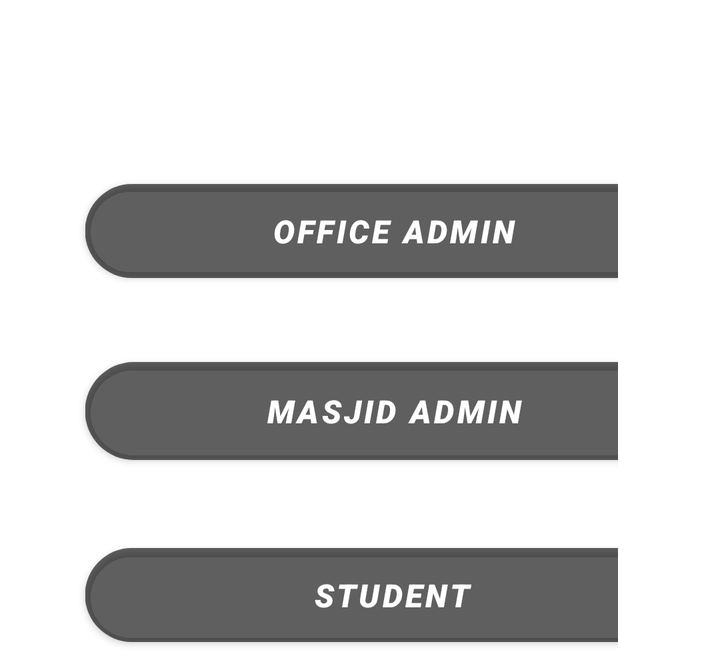
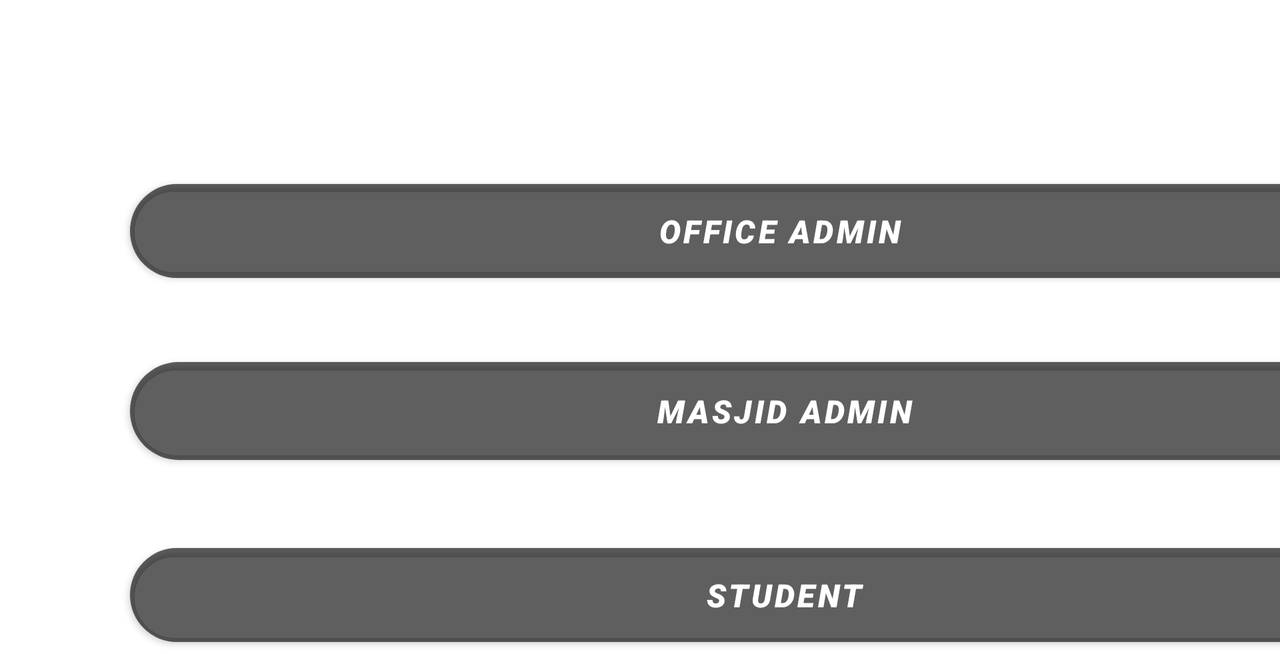

An Android layout and its configuration variant, each rendered on a device that would load it. The default file and the variant file are quoted in full after the pictures.
<!-- AndroidManifest.xml: application theme Theme.TheNewCollege -->
<!-- res/layout/activity_launcher.xml -->
<?xml version="1.0" encoding="utf-8"?>
<androidx.constraintlayout.widget.ConstraintLayout xmlns:android="http://schemas.android.com/apk/res/android"
    xmlns:app="http://schemas.android.com/apk/res-auto"
    xmlns:tools="http://schemas.android.com/tools"
    android:layout_width="wrap_content"
    android:layout_height="wrap_content"
    tools:context=".launcherActivity">

    <LinearLayout
        android:layout_width="match_parent"
        android:layout_height="match_parent"
        android:animateLayoutChanges="false"
        android:background="@drawable/appbg"
        android:orientation="vertical"
        app:layout_constraintBottom_toBottomOf="parent"
        app:layout_constraintEnd_toEndOf="parent"
        app:layout_constraintStart_toStartOf="parent"
        app:layout_constraintTop_toTopOf="parent">

        <Space
            android:layout_width="match_parent"
            android:layout_height="86dp" />

        <Button
            android:id="@+id/btnoadmin"
            android:layout_width="309dp"
            android:layout_height="59dp"
            android:backgroundTint="@color/material_on_surface_disabled"
            android:fontFamily="sans-serif-black"
            android:text="OFFICE ADMIN"
            android:textSize="16sp"
            android:textStyle="italic"
            android:translationX="42.5dp"
            app:cornerRadius="100dp" />

        <Space
            android:layout_width="match_parent"
            android:layout_height="30dp" />

        <Button
            android:id="@+id/btnmadmin"
            android:layout_width="309dp"
            android:layout_height="61dp"
            android:backgroundTint="@color/material_on_surface_disabled"
            android:fontFamily="sans-serif-black"
            android:text="MASJID ADMIN"
            android:textSize="16sp"
            android:textStyle="italic"
            android:translationX="42.5dp"
            app:cornerRadius="100dp" />

        <Space
            android:layout_width="match_parent"
            android:layout_height="wrap_content" />

        <Space
            android:layout_width="match_parent"
            android:layout_height="32dp" />

        <Button
            android:id="@+id/btnstudent"
            android:layout_width="307dp"
            android:layout_height="59dp"
            android:backgroundTint="@color/material_on_surface_disabled"
            android:fontFamily="sans-serif-black"
            android:text="STUDENT"
            android:textSize="16sp"
            android:textStyle="italic"
            android:translationX="42.5dp"
            app:cornerRadius="100dp" />

        <Space
            android:layout_width="match_parent"
            android:layout_height="wrap_content" />

    </LinearLayout>
</androidx.constraintlayout.widget.ConstraintLayout>
<!-- resources referenced by this layout -->
<resources>
  <style name="Theme.TheNewCollege" parent="Theme.MaterialComponents.DayNight.DarkActionBar">
          
          <item name="colorPrimary">@color/purple_500</item>
          <item name="colorPrimaryVariant">@color/purple_700</item>
          <item name="colorOnPrimary">@color/white</item>
          
          <item name="colorSecondary">@color/teal_200</item>
          <item name="colorSecondaryVariant">@color/teal_700</item>
          <item name="colorOnSecondary">@color/black</item>
          
          <item name="android:statusBarColor" tools:targetApi="l">?attr/colorPrimaryVariant</item>
          
      </style>
  <color name="purple_500">#FF6200EE</color>
  <color name="purple_700">#EE2400</color>
  <color name="white">#FFFFFFFF</color>
  <color name="teal_200">#FF03DAC5</color>
  <color name="teal_700">#FF018786</color>
  <color name="black">#FF000000</color>
</resources>
<!-- res/layout-land/activity_launcher.xml (the repository's variant of the layout above) -->
<!-- drawn on the phone turned sideways -->
<?xml version="1.0" encoding="utf-8"?>
<androidx.constraintlayout.widget.ConstraintLayout xmlns:android="http://schemas.android.com/apk/res/android"
    xmlns:app="http://schemas.android.com/apk/res-auto"
    xmlns:tools="http://schemas.android.com/tools"
    android:layout_width="wrap_content"
    android:layout_height="wrap_content"
    tools:context=".launcherActivity">

    <LinearLayout
        android:layout_width="match_parent"
        android:layout_height="match_parent"
        android:animateLayoutChanges="false"
        android:background="@drawable/appbglandscape"
        android:orientation="vertical"
        tools:layout_editor_absoluteX="0dp"
        tools:layout_editor_absoluteY="175dp">

        <Space
            android:layout_width="match_parent"
            android:layout_height="86dp" />

        <Button
            android:id="@+id/btnoadmin"
            android:layout_width="650dp"
            android:layout_height="59dp"
            android:backgroundTint="@color/material_on_surface_disabled"
            android:fontFamily="sans-serif-black"
            android:text="OFFICE ADMIN"
            android:textSize="16sp"
            android:textStyle="italic"
            android:translationX="65dp"
            app:cornerRadius="100dp" />

        <Space
            android:layout_width="match_parent"
            android:layout_height="30dp" />

        <Button
            android:id="@+id/btnmadmin"
            android:layout_width="654dp"
            android:layout_height="61dp"
            android:backgroundTint="@color/material_on_surface_disabled"
            android:fontFamily="sans-serif-black"
            android:text="MASJID ADMIN"
            android:textSize="16sp"
            android:textStyle="italic"
            android:translationX="65dp"
            app:cornerRadius="100dp" />

        <Space
            android:layout_width="match_parent"
            android:layout_height="32dp" />

        <Button
            android:id="@+id/btnstudent"
            android:layout_width="654dp"
            android:layout_height="59dp"
            android:backgroundTint="@color/material_on_surface_disabled"
            android:fontFamily="sans-serif-black"
            android:text="STUDENT"
            android:textSize="16sp"
            android:textStyle="italic"
            android:translationX="65dp"
            app:cornerRadius="100dp" />

    </LinearLayout>
</androidx.constraintlayout.widget.ConstraintLayout>
